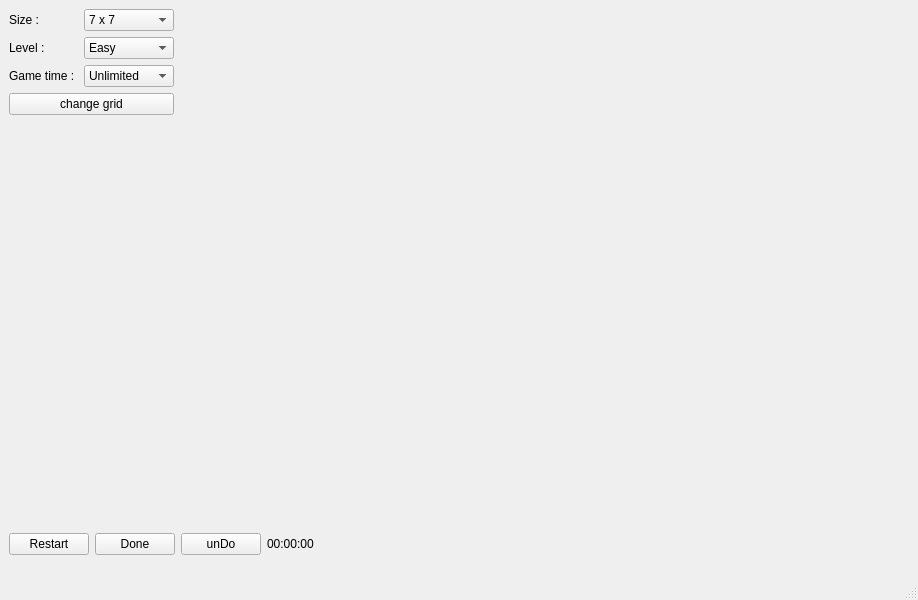
<?xml version="1.0" encoding="UTF-8"?>
<ui version="4.0">
 <class>MainWindow</class>
 <widget class="QMainWindow" name="MainWindow">
  <property name="geometry">
   <rect>
    <x>0</x>
    <y>0</y>
    <width>918</width>
    <height>600</height>
   </rect>
  </property>
  <property name="windowTitle">
   <string>MainWindow</string>
  </property>
  <property name="windowIcon">
   <iconset resource="icons/icons.qrc">
    <normaloff>:/icons/akarigame.png</normaloff>:/icons/akarigame.png</iconset>
  </property>
  <widget class="QWidget" name="centralwidget">
   <layout class="QVBoxLayout" name="verticalLayout" stretch="10,1">
    <property name="sizeConstraint">
     <enum>QLayout::SetMinimumSize</enum>
    </property>
    <item>
     <layout class="QGridLayout" name="gridLayout" rowstretch="0,0,0,0,0,0" columnstretch="1,1,10,10">
      <property name="sizeConstraint">
       <enum>QLayout::SetMinimumSize</enum>
      </property>
      <item row="1" column="1">
       <widget class="QComboBox" name="level_box">
        <item>
         <property name="text">
          <string>Easy</string>
         </property>
        </item>
        <item>
         <property name="text">
          <string>Medium</string>
         </property>
        </item>
        <item>
         <property name="text">
          <string>Hard</string>
         </property>
        </item>
       </widget>
      </item>
      <item row="0" column="3">
       <widget class="QLabel" name="label_3">
        <property name="text">
         <string/>
        </property>
       </widget>
      </item>
      <item row="0" column="0">
       <widget class="QLabel" name="label_2">
        <property name="text">
         <string>Size :</string>
        </property>
       </widget>
      </item>
      <item row="5" column="0" colspan="4">
       <widget class="AkariView" name="Gridwidget" native="true">
        <property name="minimumSize">
         <size>
          <width>50</width>
          <height>300</height>
         </size>
        </property>
       </widget>
      </item>
      <item row="4" column="0" colspan="2">
       <widget class="QPushButton" name="changeGridButton">
        <property name="text">
         <string>change grid</string>
        </property>
       </widget>
      </item>
      <item row="1" column="0">
       <widget class="QLabel" name="label">
        <property name="text">
         <string>Level : </string>
        </property>
       </widget>
      </item>
      <item row="0" column="1">
       <widget class="QComboBox" name="size_box">
        <item>
         <property name="text">
          <string>7 x 7</string>
         </property>
        </item>
        <item>
         <property name="text">
          <string>10 x 10</string>
         </property>
        </item>
        <item>
         <property name="text">
          <string>14 x 14</string>
         </property>
        </item>
       </widget>
      </item>
      <item row="2" column="1">
       <widget class="QComboBox" name="timer_box">
        <item>
         <property name="text">
          <string>Unlimited</string>
         </property>
        </item>
        <item>
         <property name="text">
          <string>10 Minutes</string>
         </property>
        </item>
        <item>
         <property name="text">
          <string>5 Minutes</string>
         </property>
        </item>
        <item>
         <property name="text">
          <string>3 Minutes</string>
         </property>
        </item>
        <item>
         <property name="text">
          <string>1 Minutes</string>
         </property>
        </item>
       </widget>
      </item>
      <item row="2" column="0">
       <widget class="QLabel" name="label_4">
        <property name="text">
         <string>Game time : </string>
        </property>
       </widget>
      </item>
     </layout>
    </item>
    <item>
     <layout class="QHBoxLayout" name="horizontalLayout" stretch="0,0,0,0,8">
      <property name="sizeConstraint">
       <enum>QLayout::SetDefaultConstraint</enum>
      </property>
      <item>
       <widget class="QPushButton" name="restartButton">
        <property name="text">
         <string>Restart</string>
        </property>
       </widget>
      </item>
      <item>
       <widget class="QPushButton" name="doneButton">
        <property name="text">
         <string>Done</string>
        </property>
       </widget>
      </item>
      <item>
       <widget class="QPushButton" name="undoButton">
        <property name="text">
         <string>unDo</string>
        </property>
       </widget>
      </item>
      <item>
       <widget class="QLabel" name="timer">
        <property name="text">
         <string>00:00:00</string>
        </property>
       </widget>
      </item>
      <item>
       <widget class="QLabel" name="messageLabel">
        <property name="font">
         <font>
          <family>Arial</family>
          <pointsize>12</pointsize>
          <italic>true</italic>
         </font>
        </property>
        <property name="text">
         <string/>
        </property>
       </widget>
      </item>
     </layout>
    </item>
   </layout>
  </widget>
  <widget class="QStatusBar" name="statusbar"/>
  <widget class="QMenuBar" name="menubar">
   <property name="geometry">
    <rect>
     <x>0</x>
     <y>0</y>
     <width>918</width>
     <height>26</height>
    </rect>
   </property>
  </widget>
  <action name="actionQuitter">
   <property name="text">
    <string>Quitter</string>
   </property>
   <property name="shortcut">
    <string>W</string>
   </property>
  </action>
  <action name="actionImprimer">
   <property name="text">
    <string>Imprimer</string>
   </property>
  </action>
 </widget>
 <customwidgets>
  <customwidget>
   <class>AkariView</class>
   <extends>QWidget</extends>
   <header>include/AkariView.h</header>
   <container>1</container>
  </customwidget>
 </customwidgets>
 <resources>
  <include location="icons/icons.qrc"/>
 </resources>
 <connections/>
</ui>
